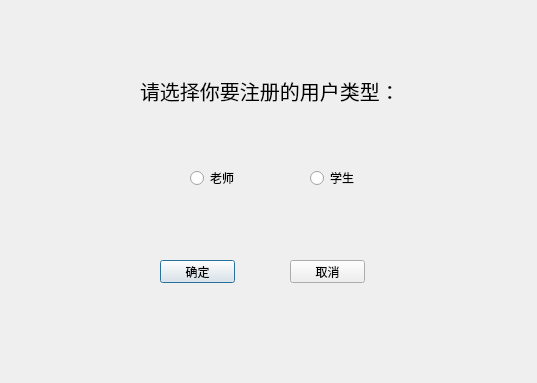
<?xml version="1.0" encoding="UTF-8"?>
<ui version="4.0">
 <class>chooseType</class>
 <widget class="QDialog" name="chooseType">
  <property name="geometry">
   <rect>
    <x>0</x>
    <y>0</y>
    <width>537</width>
    <height>383</height>
   </rect>
  </property>
  <property name="windowTitle">
   <string>chooseType</string>
  </property>
  <widget class="QLabel" name="label">
   <property name="geometry">
    <rect>
     <x>140</x>
     <y>60</y>
     <width>261</width>
     <height>61</height>
    </rect>
   </property>
   <property name="font">
    <font>
     <pointsize>15</pointsize>
    </font>
   </property>
   <property name="text">
    <string>请选择你要注册的用户类型：</string>
   </property>
  </widget>
  <widget class="QRadioButton" name="tBtn">
   <property name="geometry">
    <rect>
     <x>190</x>
     <y>170</y>
     <width>89</width>
     <height>16</height>
    </rect>
   </property>
   <property name="text">
    <string>老师</string>
   </property>
  </widget>
  <widget class="QRadioButton" name="sBtn">
   <property name="geometry">
    <rect>
     <x>310</x>
     <y>170</y>
     <width>89</width>
     <height>16</height>
    </rect>
   </property>
   <property name="text">
    <string>学生</string>
   </property>
  </widget>
  <widget class="QPushButton" name="okBtn">
   <property name="geometry">
    <rect>
     <x>160</x>
     <y>260</y>
     <width>75</width>
     <height>23</height>
    </rect>
   </property>
   <property name="text">
    <string>确定</string>
   </property>
  </widget>
  <widget class="QPushButton" name="cancelBtn">
   <property name="geometry">
    <rect>
     <x>290</x>
     <y>260</y>
     <width>75</width>
     <height>23</height>
    </rect>
   </property>
   <property name="text">
    <string>取消</string>
   </property>
  </widget>
 </widget>
 <layoutdefault spacing="6" margin="11"/>
 <resources/>
 <connections>
  <connection>
   <sender>cancelBtn</sender>
   <signal>clicked()</signal>
   <receiver>chooseType</receiver>
   <slot>close()</slot>
   <hints>
    <hint type="sourcelabel">
     <x>328</x>
     <y>279</y>
    </hint>
    <hint type="destinationlabel">
     <x>321</x>
     <y>393</y>
    </hint>
   </hints>
  </connection>
 </connections>
</ui>
